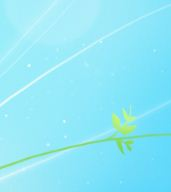
#> input picture book/media/upload/157551586405606081.JPG, 171 x 192 px
$ python -i view.py   (imports and definitions only)
#> lines starting #> are read from the running program, lines starting #| are printed output that depends on the picture; after the words box and inside, x2 and y2 are one past the last pixel; in counts of white or black regions, pixels touching at a corner belong together
# -*- coding: UTF-8 -*-
import hashlib
import os
from email.header import Header
from email.mime.image import MIMEImage
from email.mime.multipart import MIMEMultipart
from email.mime.text import MIMEText

from django import forms
from django.core.files.storage import default_storage
from django.http import HttpResponse
from django.shortcuts import render
from django.core.files.base import ContentFile
import time
import cv2
import smtplib

from HelloWorld.settings import STATIC_URL, STATICFILES_DIRS, STATIC_ROOT, BASE_DIR


def hello(request):
    return HttpResponse("Hello World!")


# [5 lines left out: function helloHtml, not called in this run]


# 访问登录页
def login_page(request):
    return render(request, 'login.html')


# 登录提交按钮
# [27 lines left out: functions login, chang, not called in this run]


def cv_image(input_image_path, output_image_path):
#> called with output_image_path = 'out.png'
    img_rgb = cv2.imread(input_image_path)
#> img_rgb is the input picture: shape (192, 171, 3); mean B, G, R 246.4, 231.7, 144.5
    # 转化为灰度图
    img_gray = cv2.cvtColor(img_rgb, cv2.COLOR_RGB2GRAY)
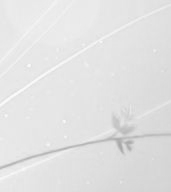
#> img_gray: shape (192, 171); min 166, max 251, mean 226.2
    # 对原图进行模糊化
    img_gray = cv2.medianBlur(img_gray, 5)
    # 二值化操作
    img_edge = cv2.adaptiveThreshold(img_gray, 255,
                                     cv2.ADAPTIVE_THRESH_MEAN_C,
                                     cv2.THRESH_BINARY, blockSize=3, C=2)
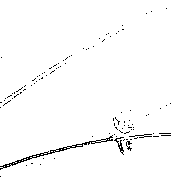
#> img_edge: shape (192, 171); 98.2% white; black in thin lines or dots, all inside (x1, y1, x2, y2) = (0, 8, 171, 177)
    cv2.imwrite(output_image_path, img_edge)


# [53 lines left out: functions send_email, email_fun, not called in this run]

def cat(request):
    return render(request, 'cat.html')

>>> result = cv_image('../../book/media/upload/157551586405606081.JPG', 'out.png')
